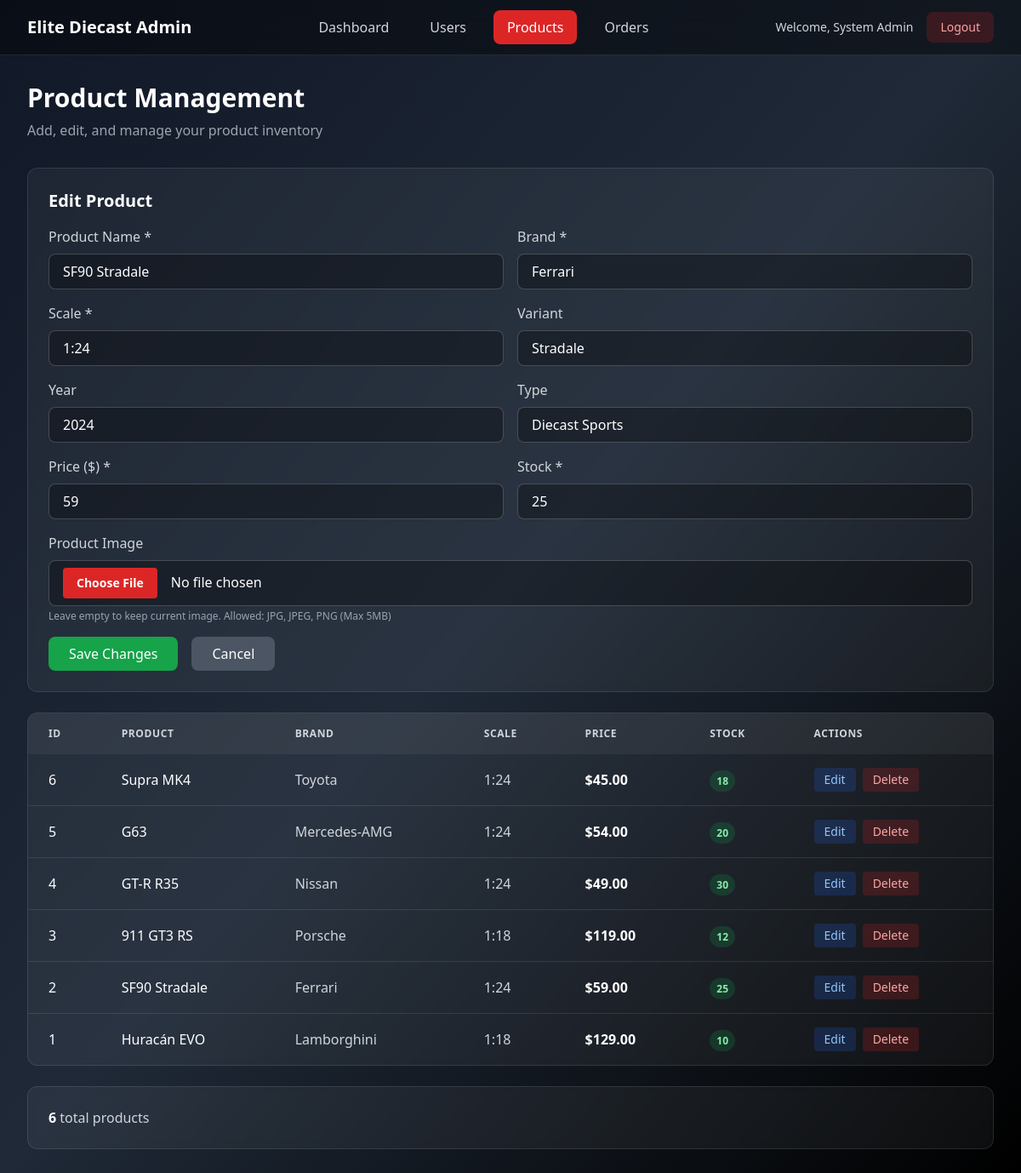
The page /admin/products.php?action=edit&id=2 (signed in) on the database its author committed.
### tables this page shows
CREATE TABLE IF NOT EXISTS `products` (
  `id` INT UNSIGNED NOT NULL AUTO_INCREMENT,
  `name` VARCHAR(150) NOT NULL,
  `brand` VARCHAR(100) NOT NULL,
  `scale` VARCHAR(10) NOT NULL,             
  `variant` VARCHAR(120) NULL,              
  `year` SMALLINT NULL,
  `type` VARCHAR(50) NULL,                  
  `price` DECIMAL(10,2) NOT NULL,
  `stock` INT NOT NULL DEFAULT 0,
  `image_url` TEXT NULL,
  `created_at` TIMESTAMP NOT NULL DEFAULT CURRENT_TIMESTAMP,
  PRIMARY KEY (`id`)
);

### config.php (called while the page is built)
<?php
class Database
{
    private static ?\PDO $pdo = null;
    public static function getConnection(): \PDO
    {
        if (self::$pdo === null) {
            $host = '127.0.0.1';
            $db = 'car_showroom';
            $user = 'root';
            $pass = '';
            $dsn = "mysql:host=$host;dbname=$db;charset=utf8mb4";
            $options = [
                \PDO::ATTR_ERRMODE => \PDO::ERRMODE_EXCEPTION,
                \PDO::ATTR_DEFAULT_FETCH_MODE => \PDO::FETCH_ASSOC,
                \PDO::ATTR_EMULATE_PREPARES => false,
            ];
            self::$pdo = new \PDO($dsn, $user, $pass, $options);
        }
        return self::$pdo;
    }
}
?>

### admin/products.php (the view, shortened to what this page needs)
<?php
require_once __DIR__ . '/../config.php';
class Product {
    private int $id;
    private string $name;
    private string $brand;
    private string $scale;
    private ?string $variant;
    private ?int $year;
    private ?string $type;
    private float $price;
    private int $stock;
    public function __construct(
        int $id, string $name, string $brand, string $scale,
        ?string $variant, ?int $year, ?string $type,
        float $price, int $stock, ?string $imageUrl
    ) {
        $this->id = $id;
        $this->name = $name;
        $this->brand = $brand;
        $this->scale = $scale;
        $this->variant = $variant;
        $this->year = $year;
        $this->type = $type;
        $this->price = $price;
        $this->stock = $stock;
    }
    public function getId(): int { return $this->id; }
    public function getName(): string { return $this->name; }
    public function getBrand(): string { return $this->brand; }
    public function getScale(): string { return $this->scale; }
    public function getVariant(): ?string { return $this->variant; }
    public function getYear(): ?int { return $this->year; }
    public function getType(): ?string { return $this->type; }
    public function getPrice(): float { return $this->price; }
    public function getStock(): int { return $this->stock; }
}
class ProductRepository {
    private PDO $pdo;
    public function __construct(PDO $pdo) {
        $this->pdo = $pdo;
    }
    public function getAllProducts(): array {
        $stmt = $this->pdo->query('SELECT * FROM products ORDER BY id DESC');
        $products = [];
        while ($row = $stmt->fetch()) {
            $products[] = $this->createProductFromRow($row);
        }
        return $products;
    }
    public function getProductById(int $id): ?Product {
        $stmt = $this->pdo->prepare('SELECT * FROM products WHERE id = ?');
        $stmt->execute([$id]);
        $row = $stmt->fetch();
        return $row ? $this->createProductFromRow($row) : null;
    }
    private function createProductFromRow(array $row): Product {
        return new Product(
            (int)$row['id'],
            $row['name'],
            $row['brand'],
            $row['scale'],
            $row['variant'],
            $row['year'] ? (int)$row['year'] : null,
            $row['type'],
            (float)$row['price'],
            (int)$row['stock'],
            $row['image_url']
        );
    }
}
$repo = new ProductRepository(Database::getConnection());
$editProduct = null;
if (isset($_GET['action']) && $_GET['action'] === 'edit' && isset($_GET['id'])) {
    $editProduct = $repo->getProductById((int)$_GET['id']);
}
$products = $repo->getAllProducts();
$adminName = $_SESSION['admin']['name'];
?>
<!DOCTYPE html>
<html lang="en">
<head>
    <script src="https://cdn.tailwindcss.com"></script>
</head>
<body class="bg-gradient-to-br from-gray-900 via-gray-800 to-black min-h-screen">
    <nav class="bg-black/40 backdrop-blur-md border-b border-white/10">
        <div class="max-w-7xl mx-auto px-4 sm:px-6 lg:px-8">
            <div class="flex justify-between items-center h-16">
                <div class="flex items-center">
                    <h1 class="text-xl font-bold text-white">Elite Diecast Admin</h1>
                </div>
                <div class="hidden md:flex space-x-4">
                    <a href="dashboard.php" class="text-gray-300 hover:text-white hover:bg-white/10 px-4 py-2 rounded-lg transition">Dashboard</a>
                    <a href="users.php" class="text-gray-300 hover:text-white hover:bg-white/10 px-4 py-2 rounded-lg transition">Users</a>
                    <a href="products.php" class="bg-red-600 text-white px-4 py-2 rounded-lg">Products</a>
                    <a href="orders.php" class="text-gray-300 hover:text-white hover:bg-white/10 px-4 py-2 rounded-lg transition">Orders</a>
                </div>
                <div class="flex items-center space-x-4">
                    <span class="text-gray-300 text-sm">Welcome, <?php echo htmlspecialchars($adminName); ?></span>
                    <a href="logout.php" class="bg-red-600/20 hover:bg-red-600 text-red-300 hover:text-white px-4 py-2 rounded-lg transition text-sm">
                        Logout
                    </a>
                </div>
            </div>
        </div>
    </nav>
    <main class="max-w-7xl mx-auto px-4 sm:px-6 lg:px-8 py-8">
        <div class="mb-8 flex justify-between items-center">
            <div>
                <h2 class="text-3xl font-bold text-white mb-2">Product Management</h2>
                <p class="text-gray-400">Add, edit, and manage your product inventory</p>
            </div>
        </div>
        <?php if ($editProduct): ?>
            <div class="mb-6 bg-white/5 backdrop-blur-sm rounded-xl p-6 border border-white/10">
                <h3 class="text-xl font-bold text-white mb-4">Edit Product</h3>
                <form method="post" action="products.php" enctype="multipart/form-data" class="space-y-4">
                    <div class="grid grid-cols-1 md:grid-cols-2 gap-4">
                        <div>
                            <label class="block text-gray-300 mb-2">Product Name *</label>
                            <input type="text" name="name" value="<?php echo htmlspecialchars($editProduct->getName()); ?>" required
                                class="w-full px-4 py-2 bg-black/30 border border-white/20 rounded-lg text-white focus:outline-none focus:border-red-500">
                        </div>
                        <div>
                            <label class="block text-gray-300 mb-2">Brand *</label>
                            <input type="text" name="brand" value="<?php echo htmlspecialchars($editProduct->getBrand()); ?>" required
                                class="w-full px-4 py-2 bg-black/30 border border-white/20 rounded-lg text-white focus:outline-none focus:border-red-500">
                        </div>
                        <div>
                            <label class="block text-gray-300 mb-2">Scale *</label>
                            <input type="text" name="scale" value="<?php echo htmlspecialchars($editProduct->getScale()); ?>" required
                                class="w-full px-4 py-2 bg-black/30 border border-white/20 rounded-lg text-white focus:outline-none focus:border-red-500">
                        </div>
                        <div>
                            <label class="block text-gray-300 mb-2">Variant</label>
                            <input type="text" name="variant" value="<?php echo htmlspecialchars($editProduct->getVariant() ?? ''); ?>"
                                class="w-full px-4 py-2 bg-black/30 border border-white/20 rounded-lg text-white focus:outline-none focus:border-red-500">
                        </div>
                        <div>
                            <label class="block text-gray-300 mb-2">Year</label>
                            <input type="number" name="year" value="<?php echo $editProduct->getYear() ?? ''; ?>"
                                class="w-full px-4 py-2 bg-black/30 border border-white/20 rounded-lg text-white focus:outline-none focus:border-red-500">
                        </div>
                        <div>
                            <label class="block text-gray-300 mb-2">Type</label>
                            <input type="text" name="type" value="<?php echo htmlspecialchars($editProduct->getType() ?? ''); ?>"
                                class="w-full px-4 py-2 bg-black/30 border border-white/20 rounded-lg text-white focus:outline-none focus:border-red-500">
                        </div>
                        <div>
                            <label class="block text-gray-300 mb-2">Price ($) *</label>
                            <input type="number" name="price" step="0.01" min="0" value="<?php echo $editProduct->getPrice(); ?>" required
                                class="w-full px-4 py-2 bg-black/30 border border-white/20 rounded-lg text-white focus:outline-none focus:border-red-500">
                        </div>
                        <div>
                            <label class="block text-gray-300 mb-2">Stock *</label>
                            <input type="number" name="stock" min="0" value="<?php echo $editProduct->getStock(); ?>" required
                                class="w-full px-4 py-2 bg-black/30 border border-white/20 rounded-lg text-white focus:outline-none focus:border-red-500">
                        </div>
                    </div>
                    <div>
                        <label class="block text-gray-300 mb-2">Product Image</label>
                        <input type="file" name="product_image" accept="image/jpeg,image/jpg,image/png"
                            class="w-full px-4 py-2 bg-black/30 border border-white/20 rounded-lg text-white focus:outline-none focus:border-red-500
                            file:mr-4 file:py-2 file:px-4 file:rounded file:border-0 file:text-sm file:font-semibold
                            file:bg-red-600 file:text-white hover:file:bg-red-700 file:cursor-pointer">
                        <p class="text-gray-400 text-xs mt-1">Leave empty to keep current image. Allowed: JPG, JPEG, PNG (Max 5MB)</p>
                    </div>
                    <div class="flex space-x-4">
                        <button type="submit" name="update_product" class="bg-green-600 hover:bg-green-700 text-white px-6 py-2 rounded-lg transition">
                            Save Changes
                        </button>
                        <a href="products.php" class="bg-gray-600 hover:bg-gray-700 text-white px-6 py-2 rounded-lg transition inline-block">
                            Cancel
                        </a>
                    </div>
                </form>
            </div>
        <?php endif; ?>
        <div class="bg-white/5 backdrop-blur-sm rounded-xl overflow-hidden border border-white/10">
            <div class="overflow-x-auto">
                <table class="w-full">
                    <thead class="bg-white/5">
                        <tr>
                            <th class="px-6 py-4 text-left text-xs font-semibold text-gray-300 uppercase tracking-wider">ID</th>
                            <th class="px-6 py-4 text-left text-xs font-semibold text-gray-300 uppercase tracking-wider">Product</th>
                            <th class="px-6 py-4 text-left text-xs font-semibold text-gray-300 uppercase tracking-wider">Brand</th>
                            <th class="px-6 py-4 text-left text-xs font-semibold text-gray-300 uppercase tracking-wider">Scale</th>
                            <th class="px-6 py-4 text-left text-xs font-semibold text-gray-300 uppercase tracking-wider">Price</th>
                            <th class="px-6 py-4 text-left text-xs font-semibold text-gray-300 uppercase tracking-wider">Stock</th>
                            <th class="px-6 py-4 text-left text-xs font-semibold text-gray-300 uppercase tracking-wider">Actions</th>
                        </tr>
                    </thead>
                    <tbody class="divide-y divide-white/10">
                        <?php if (!empty($products)): ?>
                            <?php foreach ($products as $product): ?>
                                <tr class="hover:bg-white/5 transition">
                                    <td class="px-6 py-4 text-white"><?php echo $product->getId(); ?></td>
                                    <td class="px-6 py-4 text-white"><?php echo htmlspecialchars($product->getName()); ?></td>
                                    <td class="px-6 py-4 text-gray-300"><?php echo htmlspecialchars($product->getBrand()); ?></td>
                                    <td class="px-6 py-4 text-gray-300"><?php echo htmlspecialchars($product->getScale()); ?></td>
                                    <td class="px-6 py-4 text-white font-semibold">$<?php echo number_format($product->getPrice(), 2); ?></td>
                                    <td class="px-6 py-4">
                                        <span class="px-2 py-1 rounded-full text-xs font-semibold
                                            <?php echo $product->getStock() < 5 ? 'bg-red-600/20 text-red-300' : ($product->getStock() < 10 ? 'bg-yellow-600/20 text-yellow-300' : 'bg-green-600/20 text-green-300'); ?>">
                                            <?php echo $product->getStock(); ?>
                                        </span>
                                    </td>
                                    <td class="px-6 py-4">
                                        <div class="flex space-x-2">
                                            <a href="?action=edit&id=<?php echo $product->getId(); ?>"
                                                class="bg-blue-600/20 hover:bg-blue-600 text-blue-300 hover:text-white px-3 py-1 rounded transition text-sm">
                                                Edit
                                            </a>
                                            <a href="?action=delete&id=<?php echo $product->getId(); ?>"
                                                onclick="return confirm('Are you sure you want to delete this product?');"
                                                class="bg-red-600/20 hover:bg-red-600 text-red-300 hover:text-white px-3 py-1 rounded transition text-sm">
                                                Delete
                                            </a>
                                        </div>
                                    </td>
                                </tr>
                            <?php endforeach; ?>
                        <?php else: ?>
                            <tr>
                                <td colspan="7" class="px-6 py-8 text-center text-gray-400">No products found</td>
                            </tr>
                        <?php endif; ?>
                    </tbody>
                </table>
            </div>
        </div>
        <div class="mt-6 bg-white/5 backdrop-blur-sm rounded-xl p-6 border border-white/10">
            <p class="text-gray-300">
                <span class="font-semibold text-white"><?php echo count($products); ?></span> total products
            </p>
        </div>
    </main>
</body>
</html>

### rows shown on the page
products: name "SF90 Stradale", brand "Ferrari", scale "1:24", variant "Stradale", year "2024", type "Diecast Sports", price "59", stock "25", id "2", price "59.00"
products: id "6", name "Supra MK4", brand "Toyota", scale "1:24", price "45.00", stock "18"
products: id "5", name "G63", brand "Mercedes-AMG", scale "1:24", price "54.00", stock "20"
products: id "4", name "GT-R R35", brand "Nissan", scale "1:24", price "49.00", stock "30"
products: id "3", name "911 GT3 RS", brand "Porsche", scale "1:18", price "119.00", stock "12"
products: id "1", name "Huracán EVO", brand "Lamborghini", scale "1:18", price "129.00", stock "10"

### other values the page prints
$adminName "System Admin"
count($products) "6"
